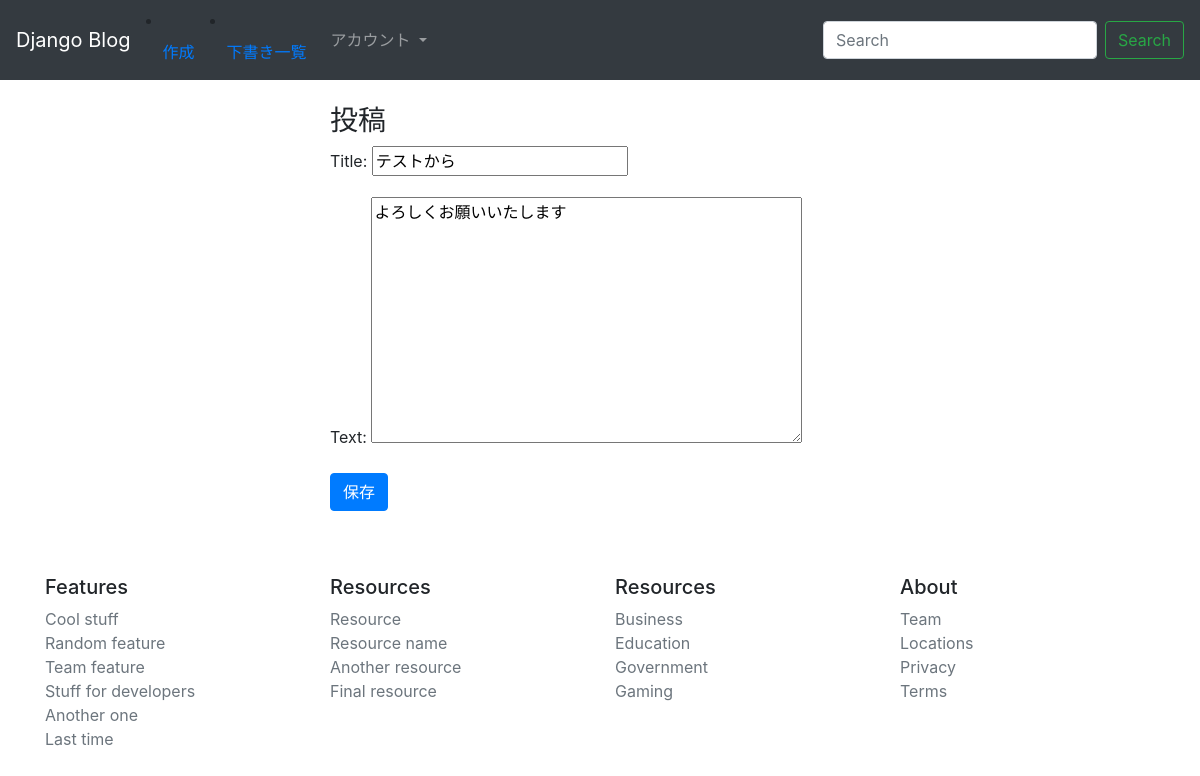
Page /post/6/edit/ (signed in) on the earlier database version.
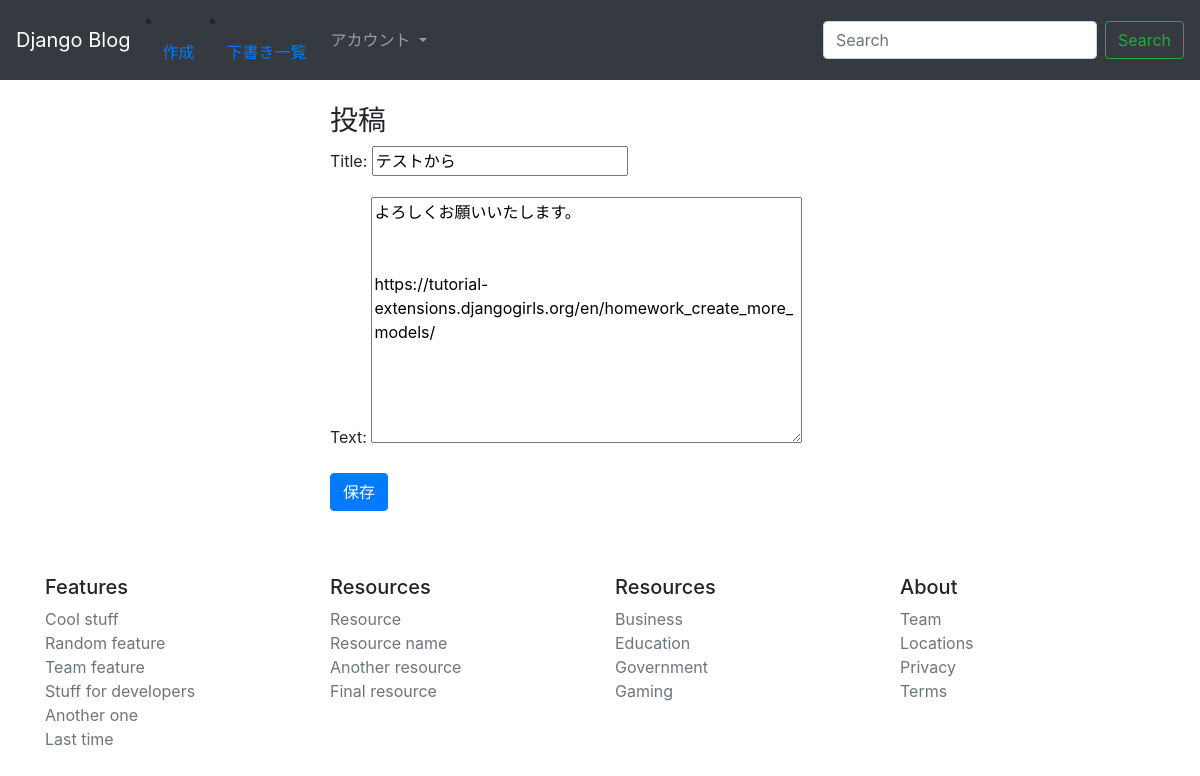
Same page on the later database version.
### blog/models.py (models this page shows, shortened)
class Post(models.Model):
    author = models.ForeignKey(
        "auth.User", on_delete=models.CASCADE)
    title = models.CharField(max_length=200)
    text = models.TextField()
    created_date = models.DateTimeField(default=timezone.now)
    published_date = models.DateTimeField(blank=True, null=True)

### blog/views.py (the view)
# urls.py: path("post/<int:pk>/edit/", views.post_edit, name="post_edit"),
@login_required
def post_edit(request, pk):
    post = get_object_or_404(Post, pk=pk)
    if request.method == "POST":
        form = PostForm(request.POST, instance=post)
        if form.is_valid():
            post = form.save(commit=False)
            post.author = request.user
            post.published_date = timezone.now()
            post.save()
            return redirect("post_detail", pk=post.pk)
    else:
        form = PostForm(instance=post)
    return render(request, "blog/post_edit.html", {'form': form})

### blog/forms.py
class PostForm(forms.ModelForm):
    class Meta:
        model = Post
        fields = ("title", "text",)

### blog/templates/blog/post_edit.html (shortened to what this page needs)
{% extends 'blog/base.html' %}
{% block content %}
    <h3>投稿</h3>
        <form method="POST">
        <div class="form-group">
            {{ form.as_p}}
            <button type="submit" class="btn btn-primary">保存</button>
            </div>
        </form>
{% endblock  %}

Differences in the rows shown:
changed Post "テストから": text "よろしくお願いいたします" → "よろしくお願いいたします。 https://tutorial-extensions.djangogirls.org/en/homework_create_more_models/"
